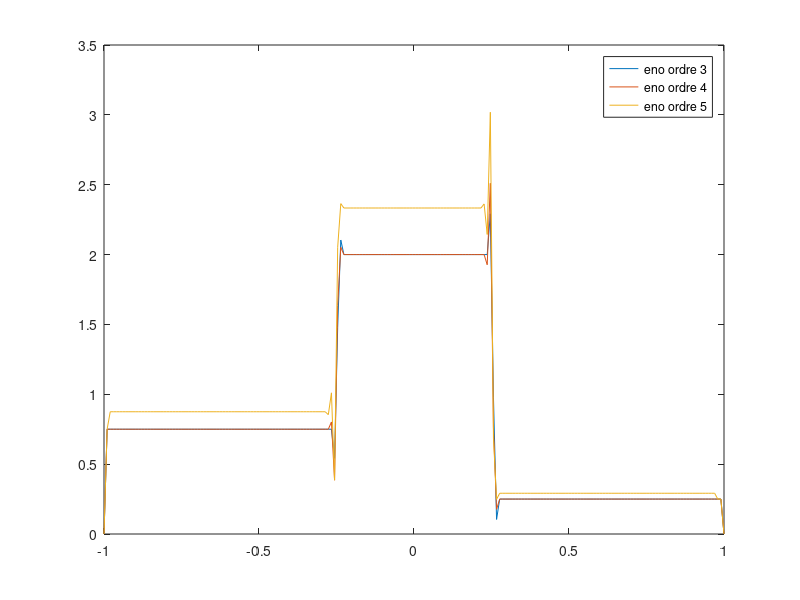

Recreate this plot in MATLAB.
function volumes_finis()

clear all; clc;

a=-1;
b=1;
%cfl = 0.5;

N = 200;

dx = (b-a)/N;
c = 0.5; 
dt = 0.01;
x = linspace(a,b,N);


U = zeros(1,N);
U_c = zeros(1,N);
U_e = zeros(1,N); 
U_W = zeros(1,N);
U_fr = zeros(1,N);

U_eno3 = zeros(1,N);
U_eno4 = zeros(1,N);
U_eno5 = zeros(1,N);

err3 = zeros(1,N);
err4 = zeros(1,N);
err5 = zeros(1,N);



%

%}


%{Solution initial gaussienne
for i=1:N
    U(i) = exp(-5*x(i)^2);
end



%Calcul de la solution exacte gaussienne
for i=1:N
    U_e(i) = exp(-5*(x(i)-c*dt)^2);
end
%}


%{ Solution initial discontinue
for i=1:N
    if (x(i)>=-1) & (x(i)<-0.5)
        U(i)=2*x(i)+2-(sin(3*pi*(x(i)-0.5)))/6;
    else if (x(i)>=-0.5) & (x(i)<1/6)
            U(i)=0.5*sin(1.5*pi*(x(i)-0.5)^2);
        else U(i)=0;
        end
    end
end
%}



%{Solution type sinus
for i=1:N
    U(i) = sin(pi*x(i));
end

for i=1:N
    U_e(i) = sin(pi*(x(i)-c*dt));
end    
%}



%Solution initiale discontinue
for i=1:N
   if (x(i)<=-0.25)
      U(i)=0.75;
   else if ((x(i)>-0.25) & (x(i)<=0.25))
           U(i) = 2;
        else if (x(i)>0.25)
                U(i) = 0.25;
             end   
        end
   end
end


    
%Schema décentrer à droite
U_c(1)= U(1) - c*(dt/dx)*(U(1)-U(N));
for i=2:N
    U_c(i)= U(i)-c*(dt/dx)*(U(i)-U(i-1));
end





%Schema de Lax friedrich
U_fr(1)=U(1);
U_fr(N)=U(N);
for i=2:N-1
    U_fr(i) = 0.5*(U(i+1)+U(i-1))-c*(dt/(2*dx))*(U(i+1)-U(i-1));
end


   
%Schema de Lax Wendroff
U_W(1) = 0;%U(1);
U_W(N) = 0;%U(N);
for i=2:N-1
    U_W(i) = U(i)-c*dt/(2*dx)*(U(i+1)+U(i-1))+c*c*((dt)^2)/2*((dx)^2)*(U(i+1)+U(i-1)-2*U(i));
end
    
    
    
    
%Schema Eno ordre 3 
U_eno3(1)=0;%U(1);
U_eno3(2)=U(2);
U_eno3(N)=0;%U(N);

for i=3:N-1
    U_eno3(i) = U(i)-c*dt*(1/dx)*((1/6)*U(i-2)-U(i-1)+(1/2)*U(i)+(1/3)*U(i+1)); 
end   

%Schema Eno ordre 4
U_eno4(1)=0;%U(1);
U_eno4(2)=U(2);
U_eno4(N-1)=U(N-1);
U_eno4(N)=0;%U(N);
for i=3:N-2
    U_eno4(i) = U(i)-c*dt*(1/dx)*((1/12)*U(i-2)-(2/3)*U(i-1)+(2/3)*U(i+1)-(1/12)*U(i+2));
end

%Schema Eno ordre 5

U_eno5(1)=0;%U(1);
U_eno5(2)=U(2);
U_eno5(N-2)=U(N-2);
U_eno5(N-1)=U(N-1);
U_eno5(N)=0;%U(N);
for i=3:N-3
    U_eno5(i) = U(i)-c*dt*(1/dx)*((1/20)*U(i-2)-(1/2)*U(i-1)-(2/3)*U(i)+U(i+1)-(1/4)*U(i+2)+(1/30)*U(i+3));
end


for i=1:N
err3(i) = U_e(i) - U_eno3(i);
err4(i) = U_e(i) - U_eno4(i);
err5(i) = U_e(i) - U_eno5(i);
end

plot(x,U_eno3, x,U_eno4, x,U_eno5)
legend('eno ordre 3', 'eno ordre 4', 'eno ordre 5') 





end